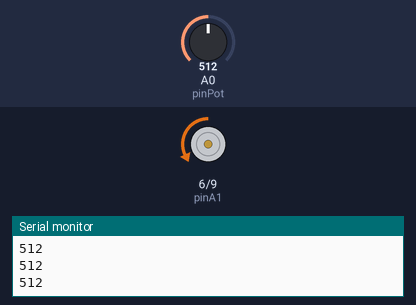
Recording of a sketch running on a simulated Arduino Uno, built with avr-gcc and run on an emulated ATmega328P. Parts: motor-driver pin pairs drawn as motors (green arrow = first pin HIGH = forward, orange = second pin HIGH = backward, longer = more drive, scaled by the enable pin), the last lines printed to the serial monitor. The test bench sets the inputs (shaded band); at power-on: A0 (pinPot) = 512.

Above: at 1.2 s.
1.3 s: A0 (pinPot) set to 716
At 1.6 s:
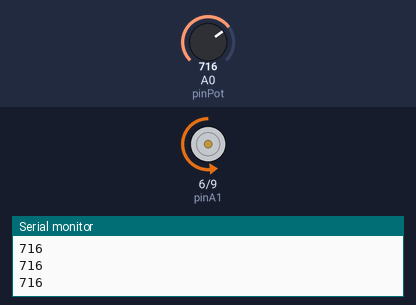
2.8 s: A0 (pinPot) set to 900
At 4.0 s:
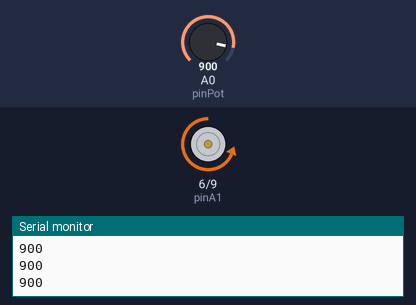
4.3 s: A0 (pinPot) set to 511
At 5.1 s:
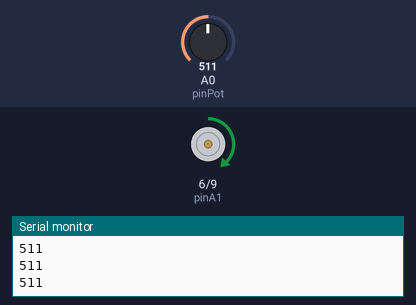
5.8 s: A0 (pinPot) set to 306
At 6.4 s:
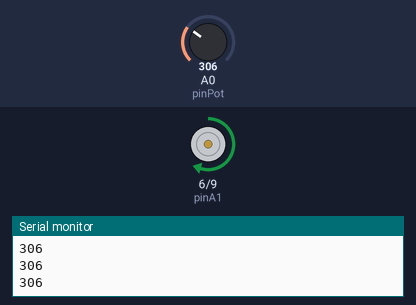
7.3 s: A0 (pinPot) set to 122
At 8.6 s:
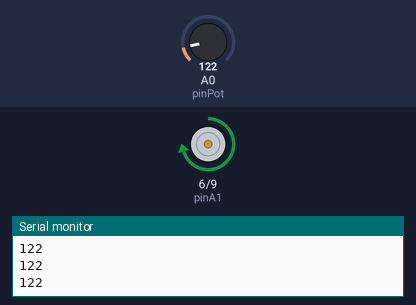
Timing chart, 0 to 9.8 s (numbered marks = the images above; inputs shaded):
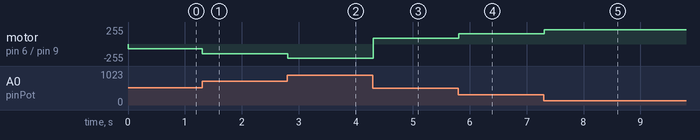

The sketch:

senal_pwm.ino
```cpp
int pinA1 = 6; // entrada de motor A1
int pinB1 = 9;// entrada motor B1
int pinEN1=11; // entrada ENABLE 1
int pinPot = A0; // lectura analogica del potenciometro
int valorpot =0;
int valorveloc =0;
void setup() {
  // inicializa los pines de salida:
pinMode(pinA1, OUTPUT);
pinMode(pinB1, OUTPUT);
pinMode(pinEN1, OUTPUT);
pinMode(pinPot, INPUT);
digitalWrite(pinEN1,HIGH);//lINEA ES LA CLAVE, RPA
Serial.begin(9600);
}

void loop() {

valorpot = analogRead(pinPot); // lee el valor del potenciometro
Serial.println(valorpot);
if(valorpot>=0&&valorpot<=511)
{
digitalWrite(pinA1,HIGH); //valores  ALTO en A y BAJO  en B simultaneamente
digitalWrite(pinB1,LOW); // hacen girar el motor 1 hacia adelante
valorveloc=map(valorpot, 0, 511, 255, 90);// convierte un valor 0 y 1023 al rango 0-255
// valorveloc=valorpot/4; // segunda opcion
analogWrite(pinEN1,valorveloc); // y establece la velocidad del motor con ese valor

}
else if(valorpot>=512&&valorpot<=1023){
digitalWrite(pinA1,LOW);// valores ALTO en A y BAJO en B simultaneamente
digitalWrite(pinB1,HIGH); // hacen girar el motor 1 hacia adelante
valorveloc=map(valorpot, 512, 1023, 70, 255); // convierte un valor entre 0 y 1023 al rango 0-255
// valorVeloc=valorPot/4; // Segunda opcion
analogWrite(pinEN1,valorveloc); // y establece la velocidad del motor con ese valor
}
}
```

Measured:
- after the input at 1.3 s, motor on pin 6 (pinA1) / pin 9 (pinB1): backward 70/255 → backward 143/255 at once
- after the input at 2.8 s, motor on pin 6 (pinA1) / pin 9 (pinB1): backward 143/255 → backward 210/255 at once
- after the input at 4.3 s, motor on pin 6 (pinA1) / pin 9 (pinB1): backward 210/255 → forward 90/255 at once
- after the input at 5.8 s, motor on pin 6 (pinA1) / pin 9 (pinB1): forward 90/255 → forward 157/255 at once
- after the input at 7.3 s, motor on pin 6 (pinA1) / pin 9 (pinB1): forward 157/255 → forward 216/255 at once
